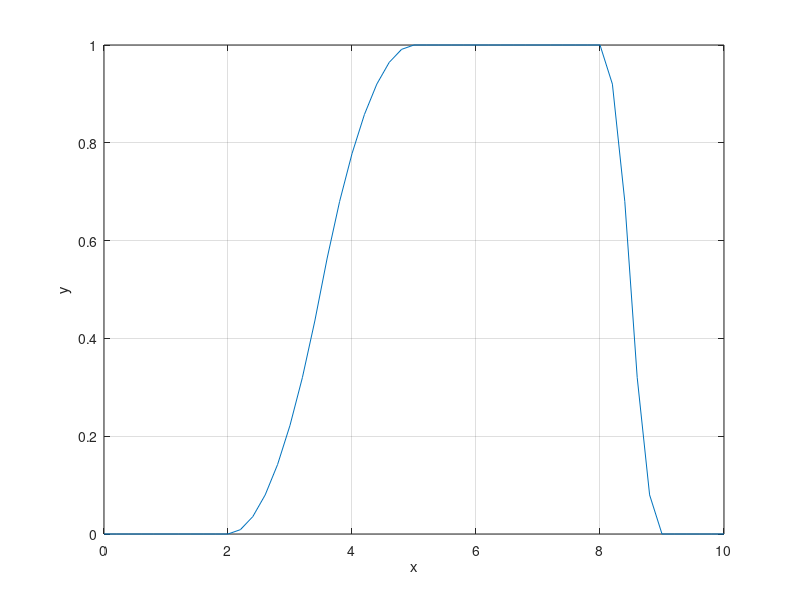

The MATLAB source for this figure:
%{
% PI-ПОДІБНА ФУНКЦІЯ НАЛЕЖНОСТІ (Pi-shaped Membership Function)
% ==============================================================
% Призначення: Демонстрація pimf - Pi-подібної функції належності
% Комбінація S-функції та Z-функції для створення "горба"
%
% Формула:
%   μ(x) = smf(x, [a, b])  для x ≤ (b+c)/2  (зростання)
%   μ(x) = zmf(x, [c, d])  для x > (b+c)/2  (спад)
%
% Параметри pimf: [a, b, c, d]
%   a - початок лівого підйому (де μ=0)
%   b - кінець лівого підйому (де μ=1, початок плато)
%   c - початок правого спаду (кінець плато, де μ=1)
%   d - кінець правого спаду (де μ=0)
%
% У цьому прикладі: [2, 5, 8, 9]
%   - Підйом: від x=2 до x=5 (функція smf)
%   - Плато: від x=5 до x=8 (μ=1)
%   - Спад: від x=8 до x=9 (функція zmf)
%
% Структура:
%   x ≤ 2:      μ = 0
%   2 < x < 5:  μ плавно зростає (S-подібно)
%   5 ≤ x ≤ 8:  μ = 1 (плато)
%   8 < x < 9:  μ плавно спадає (Z-подібно)
%   x ≥ 9:      μ = 0
%
% Переваги:
%   - Гладкі переходи на обох кінцях
%   - Чітке плато повної належності
%   - Універсальна форма "горба" або "плато"
%
% Порівняння:
%   - Схожа на trapmf, але з гладкими (не лінійними) схилами
%   - Схожа на gbellmf, але з можливістю плато
%
% Застосування: Моделювання "нормального діапазону",
% "оптимальні значення", "приблизно від X до Y",
% діапазони з чіткими комфортними межами
%}

% Створення вектора значень x від 0 до 10 з кроком 0.2
x = (0:0.2:10);

% Обчислення Pi-подібної функції з плато
% [2 5 8 9]: підйом 2→5, плато 5→8, спад 8→9
y = pimf(x, [2 5 8 9]);

% Побудова графіка "горба" з плато
plot(x,y);

% Додавання сітки для аналізу структури функції
grid;

% Підпис вертикальної осі (ступінь належності)
ylabel('y');

% Підпис горизонтальної осі (параметр)
xlabel('x')